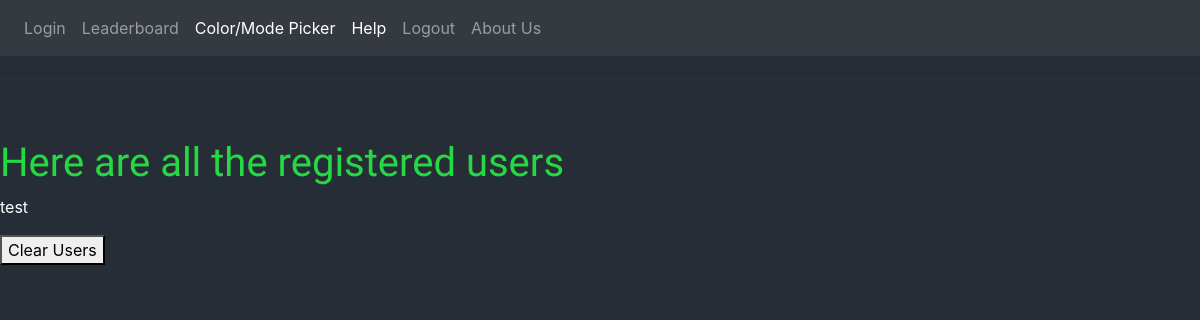
The page /adminpanel on the database as committed earlier.
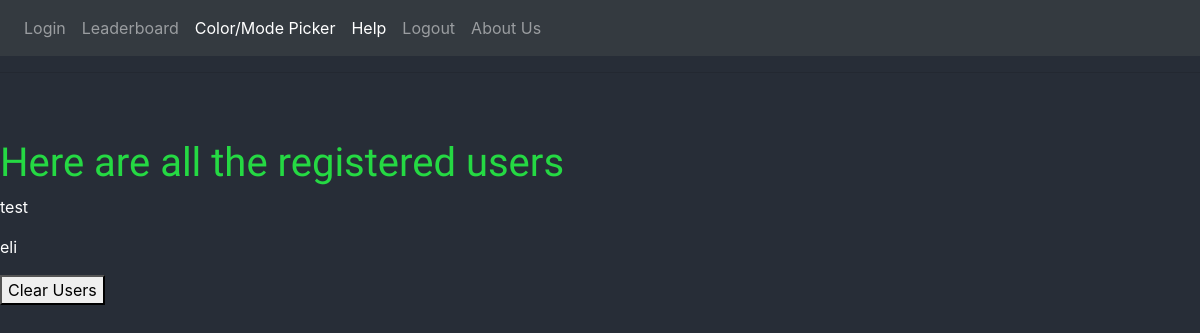
The same page on the database as committed later.
### mygame/models.py (models this page shows, shortened)
class User(UserMixin, db.Model):
    id = db.Column(db.Integer, primary_key=True)
    username = db.Column(db.String(64), index=True, unique=True)
    userscore = db.Column(db.Integer, default=0)
    blackscore = db.Column(db.Integer, default=0)
    hardscore = db.Column(db.Integer, default=0)
    password_hash = db.Column(db.String(128))
    posts = db.relationship('Post', backref='author', lazy='dynamic')

### mygame/routes.py (the view)
@app.route('/adminpanel')
def admin():
    users = User.query.all()
    return render_template('adminpanel.html', title='Admin Page', users=users)

### mygame/templates/adminpanel.html
{% extends "base.html" %}
{% block content %}
    <h1>Here are all the registered users</h1>
    {% for user in users %}
    <div><p>{{ user.username }}</p></div>
    {% endfor %}
    <form action="/adminpanel/" method="post">
      <button name="Clear Users" type="submit"> Clear Users </button>
{% endblock %}:w

Rows that differ between the two databases and show on the page:
added User: username "eli"
